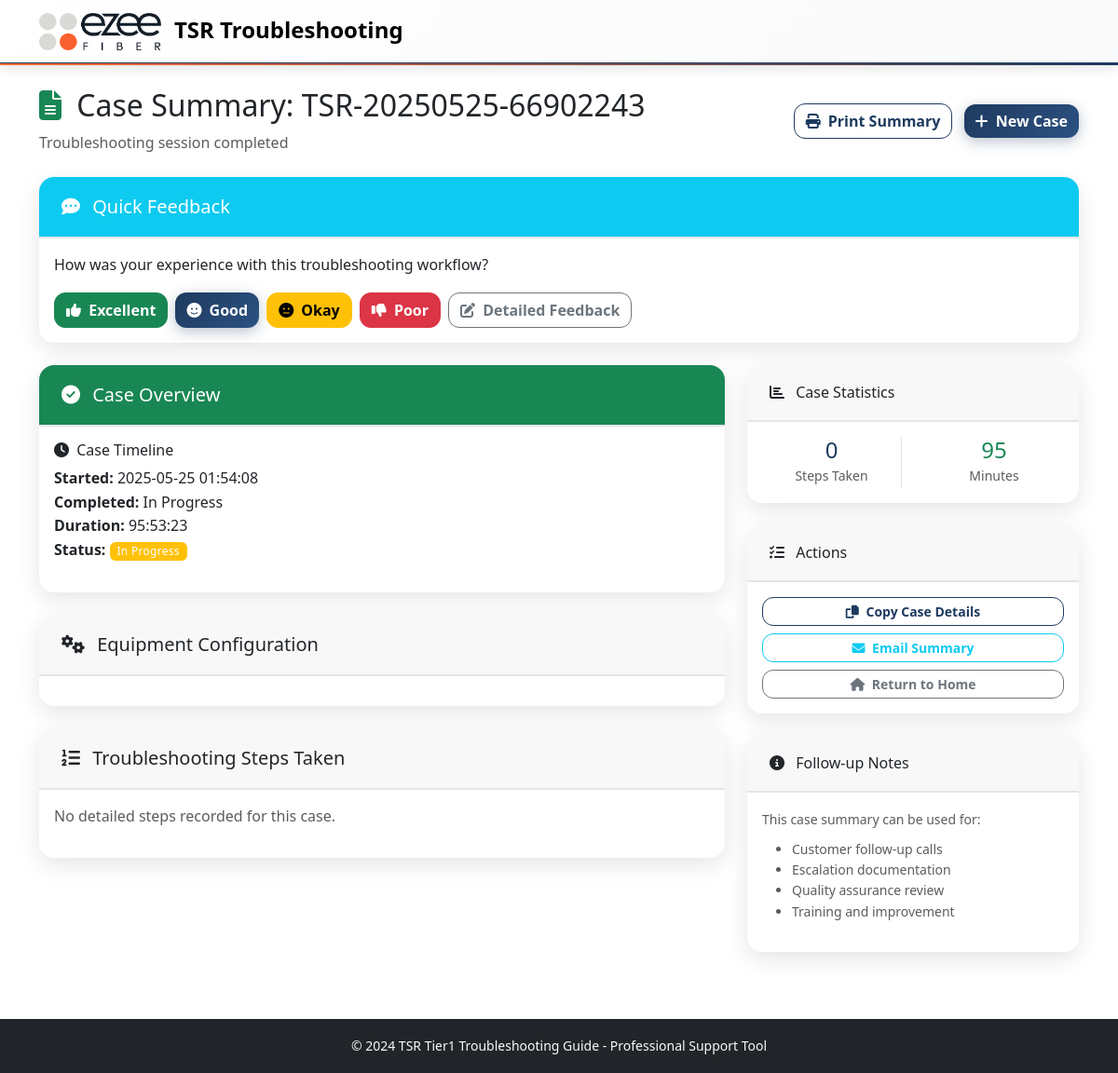
Screenshot of /case_summary/1 with the database file from the repository.
### models.py (models this page shows, shortened)
class TroubleshootingCase(db.Model):
    id = db.Column(db.Integer, primary_key=True)
    session_id = db.Column(db.String(100), nullable=False)
    case_number = db.Column(db.String(50), unique=True, nullable=False)
    customer_info = db.Column(db.Text)  # JSON string
    ont_type = db.Column(db.String(50))
    ont_id = db.Column(db.String(50))  # ONT identifier (flexible format)
    router_type = db.Column(db.String(50))
    router_id = db.Column(db.String(50))  # Router identifier (flexible format)
    issue_type = db.Column(db.String(100))
    resolution = db.Column(db.String(200))
    status = db.Column(db.String(20), default='in_progress')  # in_progress, resolved, escalated, unresolved
    created_at = db.Column(db.DateTime, default=datetime.utcnow)
    completed_at = db.Column(db.DateTime)
    start_time = db.Column(db.Float)  # timestamp
    end_time = db.Column(db.Float)  # timestamp
    def get_customer_info(self):
        if self.customer_info:
            return json.loads(self.customer_info)
        return {}
    def get_duration(self):
        if self.start_time and self.end_time:
            duration_seconds = int(self.end_time - self.start_time)
        elif self.start_time:
            duration_seconds = int(datetime.now().timestamp() - self.start_time)
        else:
            return 0
        return duration_seconds // 60

### routes.py (the view)
@app.route('/case_summary/<int:case_id>')
def case_summary(case_id):
    case = TroubleshootingCase.query.get_or_404(case_id)
    escalation_report = None
    if case.status == 'escalated':
        escalation_report = generate_tier2_escalation_report(case)
    dispatch_report = None
    if case.status in ['dispatch_pending', 'resolved'] and (
        any(step.step_id.startswith('DISPATCH_') for step in case.steps) or
        case.issue_type == 'Complete Outage'
    ):
        dispatch_report = generate_dispatch_report(case)
    return render_template('case_summary.html', case=case, dispatch_report=dispatch_report, escalation_report=escalation_report)

### app.py (called while the page is built)
@app.template_filter('datetime')
def datetime_filter(timestamp):
    if timestamp:
        return datetime.fromtimestamp(timestamp).strftime('%Y-%m-%d %H:%M:%S')
    return ''

@app.template_filter('duration')
def duration_filter(start_time, end_time=None):
    if not start_time:
        return ''
    end = end_time or datetime.now().timestamp()
    duration = int(end - start_time)
    hours = duration // 3600
    minutes = (duration % 3600) // 60
    seconds = duration % 60
    if hours > 0:
        return f"{hours:02d}:{minutes:02d}:{seconds:02d}"
    else:
        return f"{minutes:02d}:{seconds:02d}"

### templates/case_summary.html (shortened to what this page needs)
{% extends "base.html" %}
{% block content %}
<div class="container py-4">
    <div class="row justify-content-between align-items-center mb-4">
        <div class="col">
            <h2>
                <i class="fas fa-file-alt me-2 text-success"></i>
                Case Summary: {{ case.case_number }}
            </h2>
            <p class="text-muted mb-0">Troubleshooting session completed</p>
        </div>
        <div class="col-auto">
            <button onclick="window.print()" class="btn btn-outline-primary me-2">
                <i class="fas fa-print me-1"></i>
                Print Summary
            </button>
            <a href="{{ url_for('restart_case') }}" class="btn btn-primary">
                <i class="fas fa-plus me-1"></i>
                New Case
            </a>
        </div>
    </div>
    <div class="row mb-4">
        <div class="col-12">
            <div class="card border-info">
                <div class="card-header bg-info text-white">
                    <h5 class="mb-0">
                        <i class="fas fa-comment-dots me-2"></i>
                        Quick Feedback
                    </h5>
                </div>
                <div class="card-body">
                    <p class="mb-3">How was your experience with this troubleshooting workflow?</p>
                    <div class="d-flex gap-2 flex-wrap">
                        <button class="btn btn-success" onclick="submitFeedback('excellent', '{{ case.id }}')">
                            <i class="fas fa-thumbs-up me-1"></i>
                            Excellent
                        </button>
                        <button class="btn btn-primary" onclick="submitFeedback('good', '{{ case.id }}')">
                            <i class="fas fa-smile me-1"></i>
                            Good
                        </button>
                        <button class="btn btn-warning" onclick="submitFeedback('okay', '{{ case.id }}')">
                            <i class="fas fa-meh me-1"></i>
                            Okay
                        </button>
                        <button class="btn btn-danger" onclick="submitFeedback('poor', '{{ case.id }}')">
                            <i class="fas fa-thumbs-down me-1"></i>
                            Poor
                        </button>
                        <button class="btn btn-outline-secondary" onclick="showDetailedFeedback('{{ case.id }}')">
                            <i class="fas fa-edit me-1"></i>
                            Detailed Feedback
                        </button>
                    </div>
                </div>
            </div>
        </div>
    </div>
    <div class="row">
        <div class="col-lg-8">
            <div class="card mb-4">
                <div class="card-header bg-success text-white">
                    <h5 class="mb-0">
                        <i class="fas fa-check-circle me-2"></i>
                        Case Overview
                    </h5>
                </div>
                <div class="card-body">
                    <div class="row">
                        <div class="col-md-6">
                            <h6><i class="fas fa-clock me-1"></i> Case Timeline</h6>
                            <ul class="list-unstyled">
                                <li><strong>Started:</strong> {{ case.start_time|datetime }}</li>
                                <li><strong>Completed:</strong> {{ case.end_time|datetime if case.end_time else 'In Progress' }}</li>
                                <li><strong>Duration:</strong> {{ case.start_time|duration(case.end_time) }}</li>
                                <li><strong>Status:</strong>
                                    <span class="badge bg-{{ 'success' if case.status == 'resolved' else 'warning' }}">
                                        {{ case.status.replace('_', ' ').title() }}
                                    </span>
                                </li>
                            </ul>
                        </div>
                    </div>
                </div>
            </div>
            <div class="card mb-4">
                <div class="card-header">
                    <h5 class="mb-0">
                        <i class="fas fa-cogs me-2"></i>
                        Equipment Configuration
                    </h5>
                </div>
                <div class="card-body">
                </div>
            </div>
            <div class="card">
                <div class="card-header">
                    <h5 class="mb-0">
                        <i class="fas fa-list-ol me-2"></i>
                        Troubleshooting Steps Taken
                    </h5>
                </div>
                <div class="card-body">
                    {% if case.steps %}
                        <div class="timeline">
                            {% for step in case.steps %}
                            <div class="timeline-item">
                                <div class="timeline-marker">
                                    <span class="badge bg-primary rounded-pill">{{ loop.index }}</span>
                                </div>
                                <div class="timeline-content">
                                    <div class="d-flex justify-content-between align-items-start">
                                        <div>
                                            <h6 class="mb-1">{{ step.step_id }}</h6>
                                            {% if step.step_name %}
                                            <p class="text-muted mb-1">{{ step.step_name }}</p>
                                            {% endif %}
                                            {% if step.action_taken %}
                                            <p class="mb-1"><strong>Action:</strong> {{ step.action_taken }}</p>
                                            {% endif %}
                                            {% if step.result %}
                                            <p class="mb-1"><strong>Result:</strong> {{ step.result }}</p>
                                            {% endif %}
                                            {% if step.notes %}
                                            <p class="mb-1"><strong>Notes:</strong> {{ step.notes }}</p>
                                            {% endif %}
                                        </div>
                                        <small class="text-muted">{{ step.timestamp.strftime('%H:%M:%S') }}</small>
                                    </div>
                                </div>
                            </div>
                            {% endfor %}
                        </div>
                    {% else %}
                        <p class="text-muted">No detailed steps recorded for this case.</p>
                    {% endif %}
                </div>
            </div>
        </div>
        <div class="col-lg-4">
            <div class="card mb-4">
                <div class="card-header">
                    <h6 class="mb-0">
                        <i class="fas fa-chart-bar me-2"></i>
                        Case Statistics
                    </h6>
                </div>
                <div class="card-body">
                    <div class="row text-center">
                        <div class="col-6">
                            <div class="border-end">
                                <h4 class="text-primary mb-0">{{ case.steps|length }}</h4>
                                <small class="text-muted">Steps Taken</small>
                            </div>
                        </div>
                        <div class="col-6">
                            <h4 class="text-success mb-0">{{ case.get_duration() // 60 }}</h4>
                            <small class="text-muted">Minutes</small>
                        </div>
                    </div>
                </div>
            </div>
            <div class="card mb-4">
                <div class="card-header">
                    <h6 class="mb-0">
                        <i class="fas fa-tasks me-2"></i>
                        Actions
                    </h6>
                </div>
                <div class="card-body">
                    <div class="d-grid gap-2">
                        <button onclick="copyToClipboard()" class="btn btn-outline-primary btn-sm">
                            <i class="fas fa-copy me-1"></i>
                            Copy Case Details
                        </button>
                        <button onclick="emailSummary()" class="btn btn-outline-info btn-sm">
                            <i class="fas fa-envelope me-1"></i>
                            Email Summary
                        </button>
                        <a href="{{ url_for('index') }}" class="btn btn-outline-secondary btn-sm">
                            <i class="fas fa-home me-1"></i>
                            Return to Home
                        </a>
                    </div>
                </div>
            </div>
            <div class="card">
                <div class="card-header">
                    <h6 class="mb-0">
                        <i class="fas fa-info-circle me-2"></i>
                        Follow-up Notes
                    </h6>
                </div>
                <div class="card-body">
                    <small class="text-muted">
                        This case summary can be used for:
                        <ul class="mt-2">
                            <li>Customer follow-up calls</li>
                            <li>Escalation documentation</li>
                            <li>Quality assurance review</li>
                            <li>Training and improvement</li>
                        </ul>
                    </small>
                </div>
            </div>
        </div>
    </div>
</div>
{% endblock %}

### static/css/custom.css (style rules this page uses)
:root { --primary-color: 0 84% 60%; --success-color: 142 71% 45%; --info-color: 199 89% 48%; --warning-color: 45 100% 51%; --danger-color: 354 70% 54%; }
body { font-family: 'Segoe UI', Tahoma, Geneva, Verdana, sans-serif; line-height: 1.6; }
.card { border: none; box-shadow: 0 2px 8px rgba(0, 0, 0, 0.1); border-radius: 12px; transition: transform 0.2s ease, box-shadow 0.2s ease; }
.card-header { border-radius: 12px 12px 0 0 !important; border-bottom: none; padding: 1.25rem 1.5rem; }
.badge { font-weight: 500; letter-spacing: 0.025em; }
.btn { border-radius: 8px; font-weight: 500; transition: all 0.2s ease; }

### static/css/ezee-theme.css (style rules this page uses)
:root { --ezee-navy: #1e3a5f; --ezee-orange: #ff6b35; --ezee-light-grey: #e5e5e5; --ezee-dark-grey: #6c757d; --ezee-white: #ffffff; }
.btn-primary { background-color: var(--ezee-navy); border-color: var(--ezee-navy); }
.btn-outline-primary { color: var(--ezee-navy); border-color: var(--ezee-navy); }
.text-primary { color: var(--ezee-navy) !important; }
.card { border: none; border-radius: 16px; box-shadow: 0 8px 25px rgba(0, 0, 0, 0.1); transition: all 0.3s ease; }
.card-header { border-radius: 16px 16px 0 0 !important; border-bottom: 2px solid var(--ezee-light-grey); }
.btn { border-radius: 12px; font-weight: 600; transition: all 0.3s cubic-bezier(0.4, 0, 0.2, 1); position: relative; overflow: hidden; }
.btn-primary { background: linear-gradient(135deg, var(--ezee-navy) 0%, #2c5282 100%); border: none; box-shadow: 0 4px 15px rgba(30, 58, 95, 0.3); }

### rows the page displays
TroubleshootingCase: case_number "TSR-20250525-66902243", start_time "2025-05-25 01:54:08", end_time "In Progress", start_time|duration "95:53:23", status.replace "In Progress", start_time+end_time "95"

### other values shown
{{ case.steps|length }} "0"
